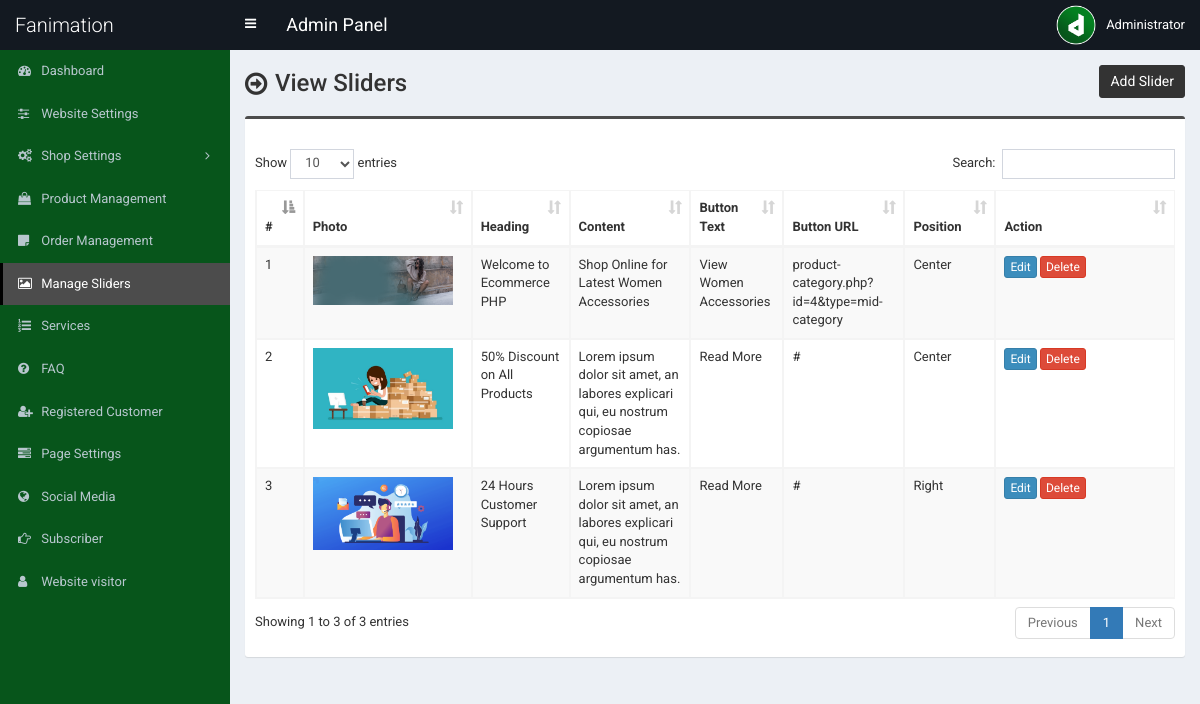
/admin/slider.php (signed in), run on an earlier commit of the app's database.
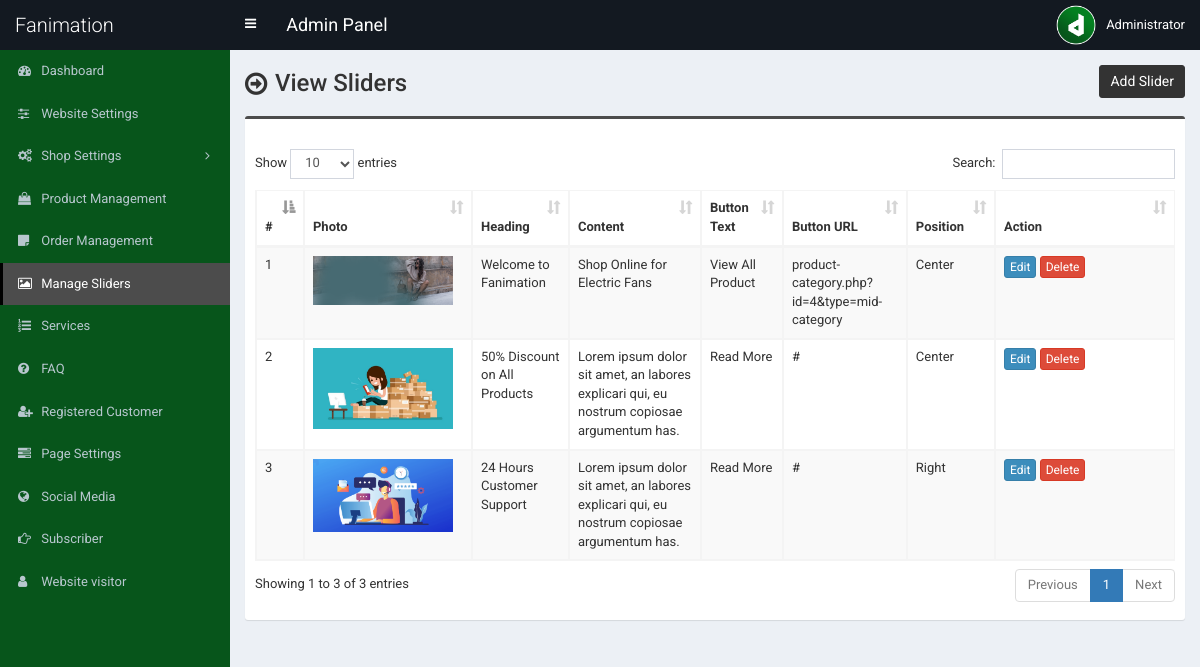
And on a later commit of the database.
### tables this page shows
CREATE TABLE `tbl_slider` (
  `id` int(11) NOT NULL,
  `photo` varchar(255) NOT NULL,
  `heading` varchar(255) NOT NULL,
  `content` text NOT NULL,
  `button_text` varchar(255) NOT NULL,
  `button_url` varchar(255) NOT NULL,
  `position` varchar(255) NOT NULL
);

### admin/slider.php (the view, shortened to what this page needs)
<?php require_once('header.php'); ?>
<section class="content-header">
	<div class="content-header-left">
		<h1>View Sliders</h1>
	</div>
	<div class="content-header-right">
		<a href="slider-add.php" class="btn btn-primary btn-sm">Add Slider</a>
	</div>
</section>
<section class="content">
	<div class="row">
		<div class="col-md-12">
			<div class="box box-info">
				<div class="box-body table-responsive">
					<table id="example1" class="table table-bordered table-hover table-striped">
						<thead>
							<tr>
								<th>#</th>
								<th>Photo</th>
								<th>Heading</th>
								<th>Content</th>
								<th>Button Text</th>
								<th>Button URL</th>
								<th>Position</th>
								<th width="140">Action</th>
							</tr>
						</thead>
						<tbody>
							<?php
							$i=0;
							$statement = $pdo->prepare("SELECT
														id,
														photo,
														heading,
														content,
														button_text,
														button_url,
														position
							                           	FROM tbl_slider
							                           	");
							$statement->execute();
							$result = $statement->fetchAll(PDO::FETCH_ASSOC);
							foreach ($result as $row) {
								$i++;
								?>
								<tr>
									<td><?php echo $i; ?></td>
									<td style="width:150px;"><img src="../assets/uploads/<?php echo $row['photo']; ?>" alt="<?php echo $row['heading']; ?>" style="width:140px;"></td>
									<td><?php echo $row['heading']; ?></td>
									<td><?php echo $row['content']; ?></td>
									<td><?php echo $row['button_text']; ?></td>
									<td><?php echo $row['button_url']; ?></td>
									<td><?php echo $row['position']; ?></td>
									<td>
										<a href="slider-edit.php?id=<?php echo $row['id']; ?>" class="btn btn-primary btn-xs">Edit</a>
										<a href="#" class="btn btn-danger btn-xs" data-href="slider-delete.php?id=<?php echo $row['id']; ?>" data-toggle="modal" data-target="#confirm-delete">Delete</a>
									</td>
								</tr>
								<?php
							}
							?>
						</tbody>
					</table>
				</div>
			</div>
		</div>
	</div>
</section>
<?php require_once('footer.php'); ?>

### admin/header.php (shortened to what this page needs)
<!DOCTYPE html>
<html>
<head>
	<link rel="stylesheet" href="css/bootstrap.min.css">
	<link rel="stylesheet" href="css/font-awesome.min.css">
	<link rel="stylesheet" href="css/ionicons.min.css">
	<link rel="stylesheet" href="css/datepicker3.css">
	<link rel="stylesheet" href="css/all.css">
	<link rel="stylesheet" href="css/select2.min.css">
	<link rel="stylesheet" href="css/dataTables.bootstrap.css">
	<link rel="stylesheet" href="css/jquery.fancybox.css">
	<link rel="stylesheet" href="css/AdminLTE.min.css">
	<link rel="stylesheet" href="css/_all-skins.min.css">
	<link rel="stylesheet" href="css/on-off-switch.css"/>
	<link rel="stylesheet" href="css/summernote.css">
	<link rel="stylesheet" href="style.css">
</head>
<body class="hold-transition fixed skin-blue sidebar-mini">
	<div class="wrapper">
		<header class="main-header">
			<a href="index.php" class="logo">
				<span class="logo-lg">Fanimation</span>
			</a>
			<nav class="navbar navbar-static-top">
				<a href="#" class="sidebar-toggle" data-toggle="offcanvas" role="button">
				</a>
				<span style="float:left;line-height:50px;color:#fff;padding-left:15px;font-size:18px;">Admin Panel</span>
				<div class="navbar-custom-menu">
					<ul class="nav navbar-nav">
						<li class="dropdown user user-menu">
							<a href="#" class="dropdown-toggle" data-toggle="dropdown">
								<img src="../assets/uploads/<?php echo $_SESSION['user']['photo']; ?>" class="user-image" alt="User Image">
								<span class="hidden-xs"><?php echo $_SESSION['user']['full_name']; ?></span>
							</a>
						</li>
					</ul>
				</div>
			</nav>
		</header>
  		<?php $cur_page = substr($_SERVER["SCRIPT_NAME"],strrpos($_SERVER["SCRIPT_NAME"],"/")+1); ?>
  		<aside class="main-sidebar">
    		<section class="sidebar">
      			<ul class="sidebar-menu">
			        <li class="treeview <?php if($cur_page == 'index.php') {echo 'active';} ?>">
			          <a href="index.php">
			            <i class="fa fa-dashboard"></i> <span>Dashboard</span>
			          </a>
			        </li>
			        <li class="treeview <?php if( ($cur_page == 'settings.php') ) {echo 'active';} ?>">
			          <a href="settings.php">
			            <i class="fa fa-sliders"></i> <span>Website Settings</span>
			          </a>
			        </li>
                    <li class="treeview <?php if( ($cur_page == 'size.php') || ($cur_page == 'size-add.php') || ($cur_page == 'size-edit.php') || ($cur_page == 'color.php') || ($cur_page == 'color-add.php') || ($cur_page == 'color-edit.php') || ($cur_page == 'country.php') || ($cur_page == 'country-add.php') || ($cur_page == 'country-edit.php') || ($cur_page == 'shipping-cost.php') || ($cur_page == 'shipping-cost-edit.php') || ($cur_page == 'top-category.php') || ($cur_page == 'top-category-add.php') || ($cur_page == 'top-category-edit.php') || ($cur_page == 'mid-category.php') || ($cur_page == 'mid-category-add.php') || ($cur_page == 'mid-category-edit.php') || ($cur_page == 'end-category.php') || ($cur_page == 'end-category-add.php') || ($cur_page == 'end-category-edit.php') ) {echo 'active';} ?>">
                        <a href="#">
                            <i class="fa fa-cogs"></i>
                            <span>Shop Settings</span>
                            <span class="pull-right-container">
								<i class="fa fa-angle-left pull-right"></i>
							</span>
                        </a>
                    </li>
                    <li class="treeview <?php if( ($cur_page == 'product.php') || ($cur_page == 'product-add.php') || ($cur_page == 'product-edit.php') ) {echo 'active';} ?>">
                        <a href="product.php">
                            <i class="fa fa-shopping-bag"></i> <span>Product Management</span>
                        </a>
                    </li>
                    <li class="treeview <?php if( ($cur_page == 'order.php') ) {echo 'active';} ?>">
                        <a href="order.php">
                            <i class="fa fa-sticky-note"></i> <span>Order Management</span>
                        </a>
                    </li>
                     <li class="treeview <?php if( ($cur_page == 'slider.php') ) {echo 'active';} ?>">
			          <a href="slider.php">
			            <i class="fa fa-picture-o"></i> <span>Manage Sliders</span>
			          </a>
			        </li>
			        <li class="treeview <?php if( ($cur_page == 'service.php') ) {echo 'active';} ?>">
			          <a href="service.php">
			            <i class="fa fa-list-ol"></i> <span>Services</span>
			          </a>
			        </li>
			      			        <li class="treeview <?php if( ($cur_page == 'faq.php') ) {echo 'active';} ?>">
			          <a href="faq.php">
			            <i class="fa fa-question-circle"></i> <span>FAQ</span>
			          </a>
			        </li>
						<li class="treeview <?php if( ($cur_page == 'customer.php') || ($cur_page == 'customer-add.php') || ($cur_page == 'customer-edit.php') ) {echo 'active';} ?>">
			          <a href="customer.php">
			            <i class="fa fa-user-plus"></i> <span>Registered Customer</span>
			          </a>
			        </li>
			        <li class="treeview <?php if( ($cur_page == 'page.php') ) {echo 'active';} ?>">
			          <a href="page.php">
			            <i class="fa fa-tasks"></i> <span>Page Settings</span>
			          </a>
			        </li>
			        <li class="treeview <?php if( ($cur_page == 'social-media.php') ) {echo 'active';} ?>">
			          <a href="social-media.php">
			            <i class="fa fa-globe"></i> <span>Social Media</span>
			          </a>
			        </li>
			        <li class="treeview <?php if( ($cur_page == 'subscriber.php')||($cur_page == 'subscriber.php') ) {echo 'active';} ?>">
			          <a href="subscriber.php">
			            <i class="fa fa-hand-o-right"></i> <span>Subscriber</span>
			          </a>
			        </li>
					<li class="treeview <?php if( ($cur_page == 'website-visitor.php')||($cur_page == 'website-visitor.php') ) {echo 'active';} ?>">
			          <a href="website-visitor.php">
					  <i class="fa fa-user"></i> <span>Website visitor</span>
			          </a>
			        </li>
      			</ul>
    		</section>
  		</aside>
  		<div class="content-wrapper">

### admin/footer.php (shortened to what this page needs)
		</div>
	</div>
</body>
</html>

### admin/style.css (style rules this page uses)
body { font-size: 13px; font-family: "Roboto", sans-serif; }
.navbar-nav > .user-menu .user-image { width: 40px; height: 40px; margin-top: -10px; }
.content-header > h1, .content-header .content-header-left h1 { font-family: "Roboto", sans-serif; }
.main-header .logo { text-align: left; }
.main-header .logo .logo-lg { font-family: "Roboto", sans-serif; }
.box-info { padding-top: 20px; }
.sidebar-menu li > a > .pull-right-container > .fa-angle-left:before { content: "\f105"; }
.content-header { overflow: hidden; }
.content-header .content-header-left { float: left; padding-top: 5px; }
.content-header .content-header-right { float: right; }
.content-header .content-header-left h1 { margin-top: 0; margin-bottom: 0; padding-left: 30px; padding-bottom: 5px; font-size: 24px; position: relative; }
.content-header .content-header-left h1:before { position: absolute; top: 0; left: 0; font-family: "FontAwesome", sans-serif; font-size: 26px; content: "\f18e"; }
.content-header .content-header-right a { position: relative; font-size: 14px; }
.skin-blue .sidebar-menu > li:hover > a, .skin-blue .sidebar-menu > li.active > a { color: #fff; background: #3c8dbc; border-left-color: #3c8dbc; }
.skin-blue .main-header .logo, .skin-blue .main-header .logo:hover, .skin-blue .main-header .navbar, .skin-blue .main-header .navbar .sidebar-toggle:hover { background-color: #131921; }
.skin-blue .sidebar-menu > li:hover > a, .skin-blue .sidebar-menu > li.active > a { background-color: #4c4c4c; border-left-color: #000000; }
.box.box-info { border-top-color: #4c4c4c; }
.content-header .content-header-right a { background-color: #333333; border-color: #333333; }

What changed in the data, as far as the page shows it:
changed tbl_slider "product-category.php?id=4&type=mid-category": heading "Welcome to Ecommerce PHP" → "Welcome to Fanimation"; content "Shop Online for Latest Women Accessories" → "Shop Online for Electric Fans"; button_text "View Women Accessories" → "View All Product"
